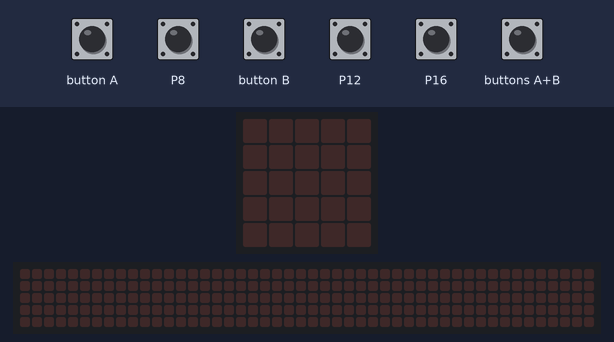
Recording of a program running on a simulated BBC micro:bit (MakeCode). Parts: the board's 5×5 LED display, a strip that is not on the board, showing the scrolling text unrolled. The test bench sets the inputs (shaded band); at power-on: P8 HIGH, P16 HIGH, P12 HIGH. The 48×5 strip is a reading aid, not a part: it shows the text the display is scrolling, unrolled, one strip-width of it at a time.

Above: at 1.2 s.
1.3 s: button A pressed for 0.15 s
At 1.6 s:
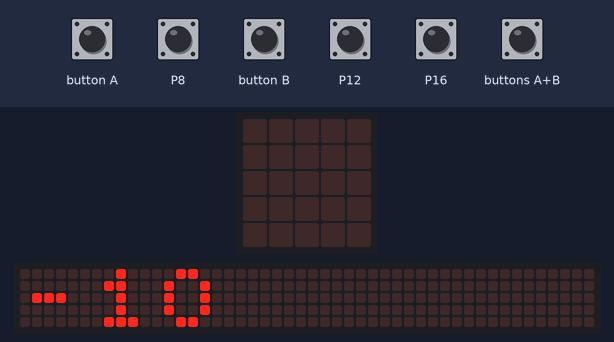
4.3 s: P8 pulled LOW for 0.15 s
At 5.7 s:
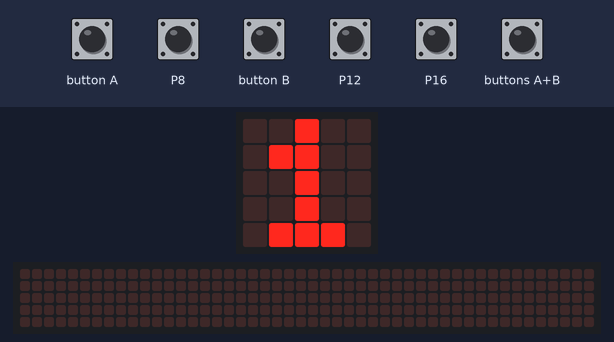
7.4 s: button A pressed for 0.15 s
At 7.8 s:
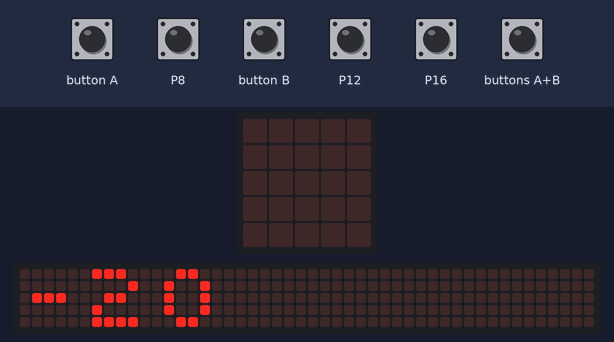
10.4 s: P16 pulled LOW for 1 s
At 13.97 s:
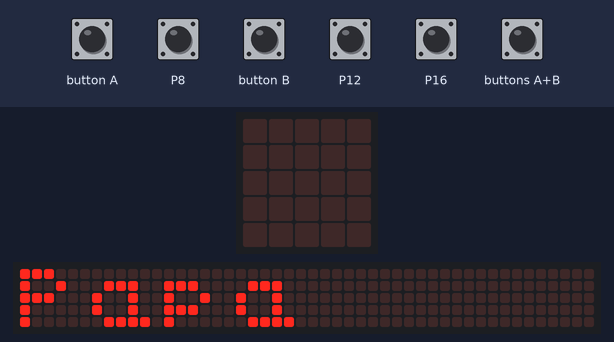
14.4 s: button A pressed 2 times (0.12 s each, 0.3 s apart)
18.0 s: P8 pulsed LOW 5 times (0.12 s each, 0.3 s apart)
At 30.47 s:
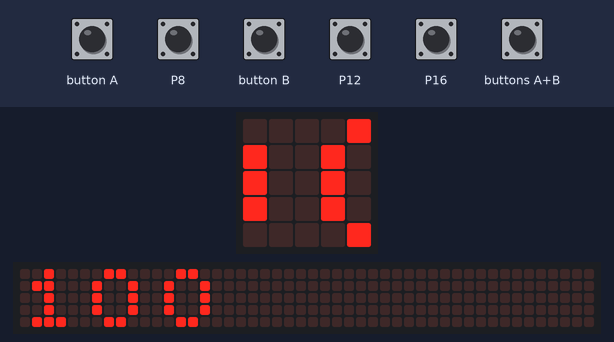

The program:

main.ts
```typescript
function _2 () {
    coucoufafe = 10 + coucoufafe
    basic.showString("" + (coucoufafe))
}
pins.onPulsed(DigitalPin.P16, PulseValue.High, function () {
    if (!(travail)) {
        lecteur(1, "abcd")
    }
})
pins.onPulsed(DigitalPin.P8, PulseValue.High, function () {
    if (!(travail)) {
        lecteur(1, "abcd")
    }
})
input.onButtonPressed(Button.A, function () {
    _()
})
function _ () {
    coucoufafe = coucoufafe - 10
    basic.showString("" + (coucoufafe))
}
function lecteur (num: number, texte: string) {
    travail = true
    basic.pause(200)
    _16 = pins.digitalReadPin(DigitalPin.P16)
    _12 = pins.digitalReadPin(DigitalPin.P12)
    _8 = pins.digitalReadPin(DigitalPin.P8)
    basic.showNumber(_16)
    basic.pause(100)
    basic.clearScreen()
    basic.pause(50)
    basic.showNumber(_12)
    basic.pause(100)
    basic.clearScreen()
    basic.pause(50)
    basic.showNumber(_8)
    basic.pause(100)
    basic.clearScreen()
    basic.pause(50)
    if (_16 == 0 && (_12 == 0 && _8 == 1)) {
        basic.showString("Ilian")
        basic.pause(100)
        basic.showString("somme")
        basic.showString("" + (SOMME_ILIAN))
    } else {
        if (_16 == 0 && (_12 == 1 && _8 == 0)) {
            basic.showString(" Noah")
            basic.pause(100)
            basic.showString("somme")
            basic.showString("" + (SOMME_NOAH))
        } else {
            if (_16 == 1 && (_12 == 1 && _8 == 0)) {
                basic.showString(" Ryan")
                basic.pause(100)
                basic.showString("somme")
                basic.showString("" + (SOMME_RYAN))
            } else {
                if (_16 == 0 && (_12 == 1 && _8 == 1)) {
                    basic.showString("Papa")
                    basic.pause(100)
                    basic.showString("somme ")
                    basic.showString("" + (SOMME_PAPA))
                }
            }
        }
    }
    basic.pause(200)
    basic.clearScreen()
    travail = false
}
input.onButtonPressed(Button.AB, function () {
    if (_16 == 0 && (_12 == 0 && _8 == 1)) {
        SOMME_ILIAN = coucoufafe + SOMME_ILIAN
        basic.showNumber(SOMME_ILIAN)
        coucoufafe = 0
    }
    if (_16 == 0 && (_12 == 1 && _8 == 0)) {
        SOMME_NOAH = coucoufafe + SOMME_NOAH
        basic.showNumber(SOMME_NOAH)
        coucoufafe = 0
    } else {
        if (_16 == 1 && (_12 == 1 && _8 == 0)) {
            SOMME_RYAN = coucoufafe + SOMME_RYAN
            basic.showNumber(SOMME_RYAN)
            coucoufafe = 0
        } else {
            if (_16 == 0 && (_12 == 1 && _8 == 1)) {
                SOMME_PAPA = coucoufafe + SOMME_PAPA
                basic.showNumber(SOMME_PAPA)
                coucoufafe = 0
            }
        }
    }
})
input.onButtonPressed(Button.B, function () {
    _2()
})
pins.onPulsed(DigitalPin.P12, PulseValue.High, function () {
    if (!(travail)) {
        lecteur(1, "abcd")
    }
})
let _8 = 0
let _12 = 0
let _16 = 0
let travail = false
let SOMME_RYAN = 0
let SOMME_PAPA = 0
let SOMME_NOAH = 0
let SOMME_ILIAN = 0
let coucoufafe = 0
coucoufafe = 0
pins.setPull(DigitalPin.P8, PinPullMode.PullUp)
pins.setPull(DigitalPin.P12, PinPullMode.PullUp)
pins.setPull(DigitalPin.P16, PinPullMode.PullUp)
SOMME_ILIAN = 100
SOMME_NOAH = 100
SOMME_PAPA = 100
SOMME_RYAN = 100
travail = false
```

test.ts
```typescript
// les tests vont ici ; cela ne sera pas compilé si ce paquet est utilisé en tant qu'extension.
```

Measured:
- after the input at 1.3 s, the display: changes after 0.15 s (image 1)
- after the input at 7.4 s, the display: first changes after 0.20 s (image 3 shows a later state)
- after the input at 10.4 s, the display: first differs from a run without the input after 0.80 s (image 4 shows a later state)
- what the display in image 2 shows lasts 0.8 s, from 5.1 s to 5.9 s
